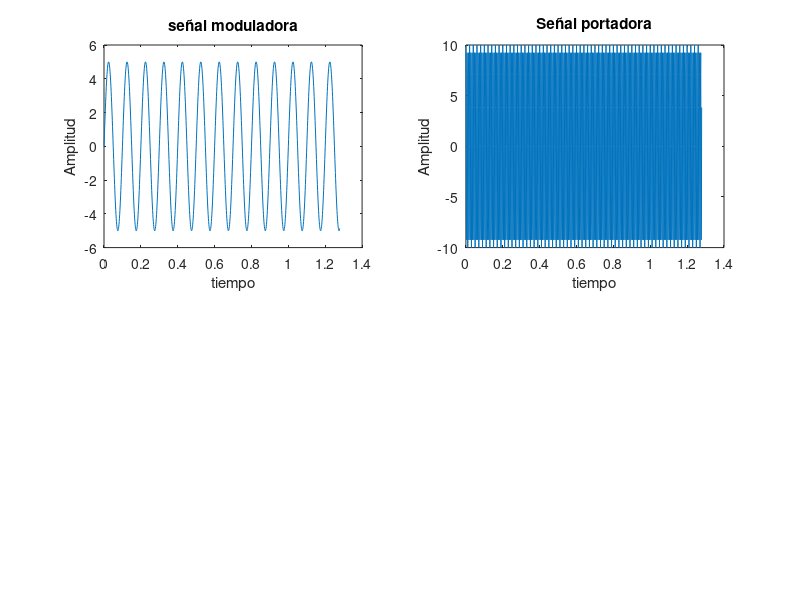

MATLAB code to generate this figure: (Note: this script raises an error after producing the figure.)
clear, 
clc, 
close all

N=1024;               % Total de muestras
Fs=800;               % Frecuencia de muestreo [Hz]
Ts=1/Fs;              % Periodo de muestreo [s]
t=(0:N-1).*Ts;        % Vector de muestras

figure(1)

%% Señal moduladora
m=0.5;                                        % Índice de modulación
Fmod=10;                                    % Frecuencia señal moduladora
Amod=5;                                     % Amplitud señal moduladora
s_mod=Amod*sin(2*pi*Fmod.*t);
subplot(2,2,1)
plot(t,s_mod); title('señal moduladora');
xlabel('tiempo'); ylabel('Amplitud');

%% Señal portadora
Apor=Amod/m;                                % Amplitud de la señal portadora
Fpor=150;                                   % Frecuencia de la señal portadora
s_por=Apor*cos(2*pi*Fpor.*t);
subplot(2,2,2)
plot(t,s_por); title('Señal portadora');
xlabel('tiempo'); ylabel('Amplitud');

%% Modulación AM (DSB-SC)
s_mod_1=ammod(s_mod,Fpor,Fs,0,Apor); % 0 es la fase inicial
subplot(2,2,3)
plot(t,s_mod_1); title('Señal modulada');
xlabel('tiempo'); ylabel('Amplitud');

%% Espectro de frecuencias (DSB-SC)
[fx, s_f]=Fourier(s_mod_1,Fs);
subplot(2,2,4)
plot(fx,s_f); title('Espectro de frecuencias');
xlabel('Frecuencia [Hz]'); ylabel('Amplitud');

function [f, P1, Y] = Fourier(s, Fs)
    L = 2^nextpow2(Fs + 1);     % Longitud de la FFT (potencia de 2)
    Y = fft(s, L);              % Transformada rápida de Fourier
    Y = Y / sqrt(L);            % Normalización opcional
    P2 = abs(Y / L);            % Magnitud del espectro bilateral
    P1 = P2(1:L/2);             % Magnitud del espectro unilateral
    P1(2:end-1) = 2*P1(2:end-1);% Escalado para conservar la energía
    f = Fs * (0:(L/2 - 1)) / L; % Vector de frecuencias
end
